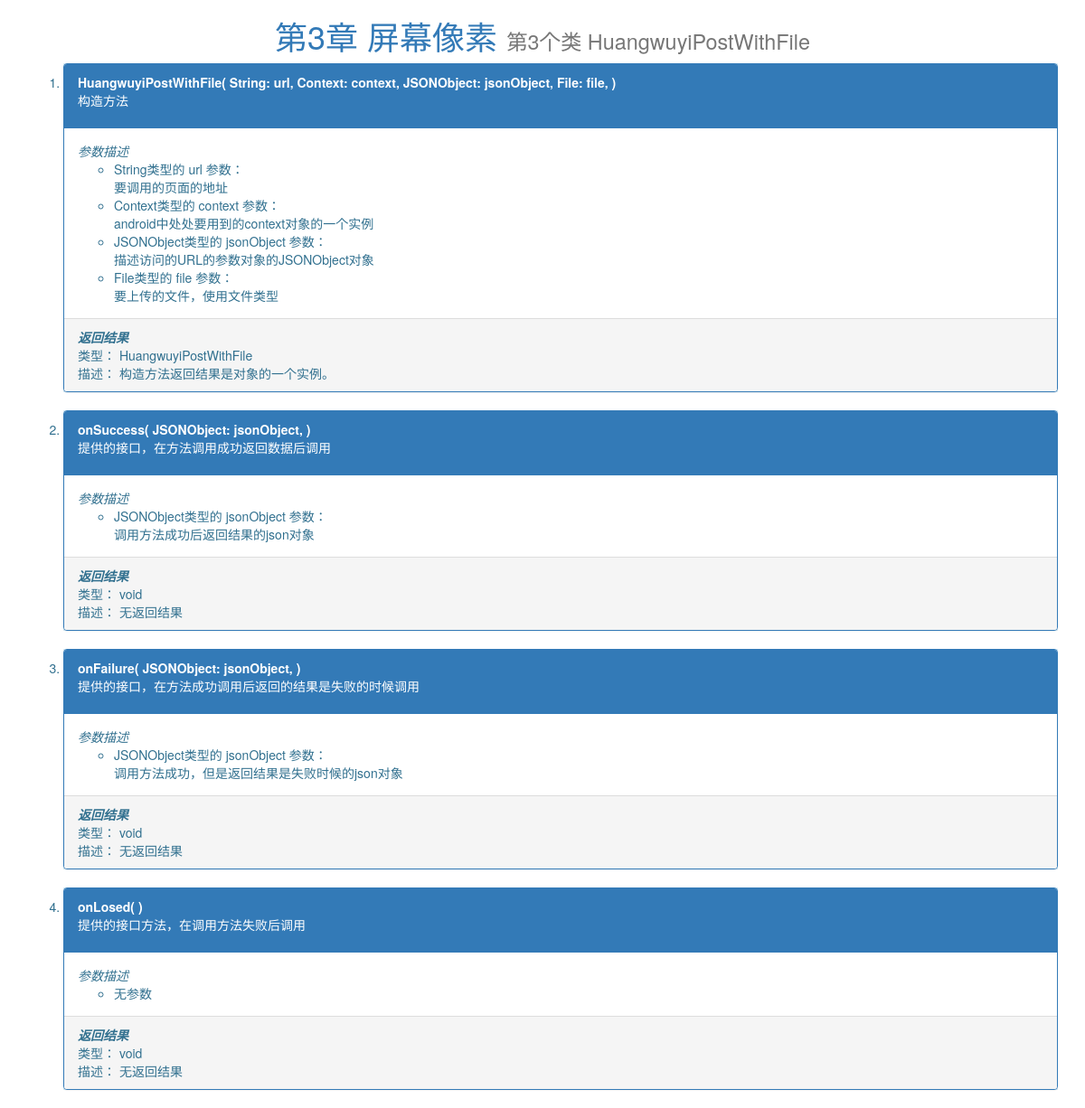
Page /androidUtil/chapter/3/3/ on the committed database.
### helloAndroidUtil/models.py (models this page shows, shortened)
class Chapter(models.Model):
    chapter_name = models.CharField(max_length=200)
    chapter_lsno = models.IntegerField()
    chapter_descripe = models.TextField()

class ChapterItem(models.Model):
    item_name = models.CharField(max_length=200)
    item_descripe = models.TextField()
    item_lsno = models.IntegerField()
    chapter = models.ForeignKey(Chapter, on_delete=models.CASCADE)

class ItemMethod(models.Model):
    method_name = models.CharField(max_length=200)
    method_descripe = models.TextField()
    method_lsno = models.IntegerField()
    method_type = models.CharField(max_length=50)
    chapter_item = models.ForeignKey(ChapterItem, on_delete=models.CASCADE)

class MethodParameter(models.Model):
    parameter_lsno = models.IntegerField()
    parameter_type = models.CharField(max_length=200)
    parameter_name = models.CharField(max_length=200)
    parameter_descripe = models.TextField()
    itemMethod = models.ForeignKey(ItemMethod, on_delete=models.CASCADE)

class MethodResult(models.Model):
    result_lsno = models.IntegerField()
    result_type = models.CharField(max_length=200)
    result_descripe = models.TextField()
    item_method = models.ForeignKey(ItemMethod, on_delete=models.CASCADE)

### helloAndroidUtil/views.py (the view)
# urls.py: path("chapter/<int:chapter_lsno>/<int:item_lsno>/", views.chapter_item_method),
def chapter_item_method(request, chapter_lsno, item_lsno):
    chapter = Chapter.objects.get(chapter_lsno=chapter_lsno)
    chapter_item = ChapterItem.objects.get(id=item_lsno)
    item_method_list = ItemMethod.objects.filter(chapter_item=chapter_item)
    for item_method in item_method_list:
        item_method.parameters = MethodParameter.objects.filter(itemMethod_id=item_method.id)
        try:
            item_method.method_result = MethodResult.objects.get(item_method_id=item_method.id)
        except:
            item_method.method_result = {"result_type": "尚未维护", "result_descripe": "尚未维护"}
    return render(request, "helloAndroidUtil/chapter_item_detail.html", {"chapter_item": chapter_item, \
                                                                         "item_method_list": item_method_list, \
                                                                         "chapter": chapter})

### helloAndroidUtil/templates/helloAndroidUtil/chapter_item_detail.html (shortened to what this page needs)
<!DOCTYPE html>
<html lang="en">
<head>
    {% load static %}
    <link rel="stylesheet" type="text/css" href="{% static 'helloAndroidUtil/bootstrap.css' %}">
</head>
<body>
<div class="container">
    <div class="jumbotorn">
        {% if chapter %}
        <h1 class="text-center"><a href="/androidUtil/chapter/{{chapter.chapter_lsno}}">第{{ chapter.chapter_lsno }}章
            {{ chapter.chapter_name}}</a>
            {% endif %}
            {% if chapter_item %}
            <small>第{{ chapter_item.item_lsno }}个类 {{ chapter_item.item_name }}</small>
            {% endif %}
        </h1>
    </div>
    <ol>
        {% if item_method_list %}
        {% for item_method in item_method_list %}
        <li class="text-info bg-info">
            <div class="panel panel-primary">
                <div class="panel-heading">
                    <strong>{{ item_method.method_name }}(
                        {% for parameter in item_method.parameters %}
                        {{ parameter.parameter_type }}: {{ parameter.parameter_name}},
                        {% endfor %}
                        )</strong>
                    <p> {{ item_method.method_descripe }} </p>
                </div>
                <div class="panel-body">
                    <div class=""><em class="">参数描述</em></div>
                    <ul class="">
                        {% if item_method.parameters %}
                        {% for parameter in item_method.parameters %}
                        <li>
                            {{ parameter.parameter_type }}类型的 {{ parameter.parameter_name}} 参数：<br/>
                            {{ parameter.parameter_descripe }}
                        </li>
                        {% endfor %}
                        {% else %}
                        <li>无参数</li>
                        {% endif %}
                    </ul>
                </div>
                <div class="panel-footer bg-info">
                    <div class=""><em class=""><strong>返回结果</strong></em></div>
                    {% if item_method.method_result %}
                    <div class=" text-header">
                        类型： {{ item_method.method_result.result_type }}
                    </div>
                    <div class=" ">
                        描述： {{ item_method.method_result.result_descripe }}
                    </div>
                    {% endif %}
                </div>
            </div>
        </li>
        {% endfor %}
        {% endif %}
    </ol>
</div>
</body>
</html>

### rows in the picture
Chapter: chapter_lsno "3", chapter_name "屏幕像素"
ChapterItem: item_lsno "3", item_name "HuangwuyiPostWithFile"
ItemMethod: method_name "HuangwuyiPostWithFile", method_descripe "构造方法", method_result.result_type "HuangwuyiPostWithFile", method_result.result_descripe "构造方法返回结果是对象的一个实例。"
MethodParameter: parameter_type "String", parameter_name "url", parameter_descripe "要调用的页面的地址"
MethodParameter: parameter_type "Context", parameter_name "context", parameter_descripe "android中处处要用到的context对象的一个实例"
MethodParameter: parameter_type "JSONObject", parameter_name "jsonObject", parameter_descripe "描述访问的URL的参数对象的JSONObject对象"
MethodParameter: parameter_type "File", parameter_name "file", parameter_descripe "要上传的文件，使用文件类型"
ItemMethod: method_name "onSuccess", method_descripe "提供的接口，在方法调用成功返回数据后调用", method_result.result_type "void", method_result.result_descripe "无返回结果"
MethodParameter: parameter_type "JSONObject", parameter_name "jsonObject", parameter_descripe "调用方法成功后返回结果的json对象"
ItemMethod: method_name "onFailure", method_descripe "提供的接口，在方法成功调用后返回的结果是失败的时候调用", method_result.result_type "void", method_result.result_descripe "无返回结果"
MethodParameter: parameter_type "JSONObject", parameter_name "jsonObject", parameter_descripe "调用方法成功，但是返回结果是失败时候的json对象"
ItemMethod: method_name "onLosed", method_descripe "提供的接口方法，在调用方法失败后调用", shows "无参数", method_result.result_type "void", method_result.result_descripe "无返回结果"
